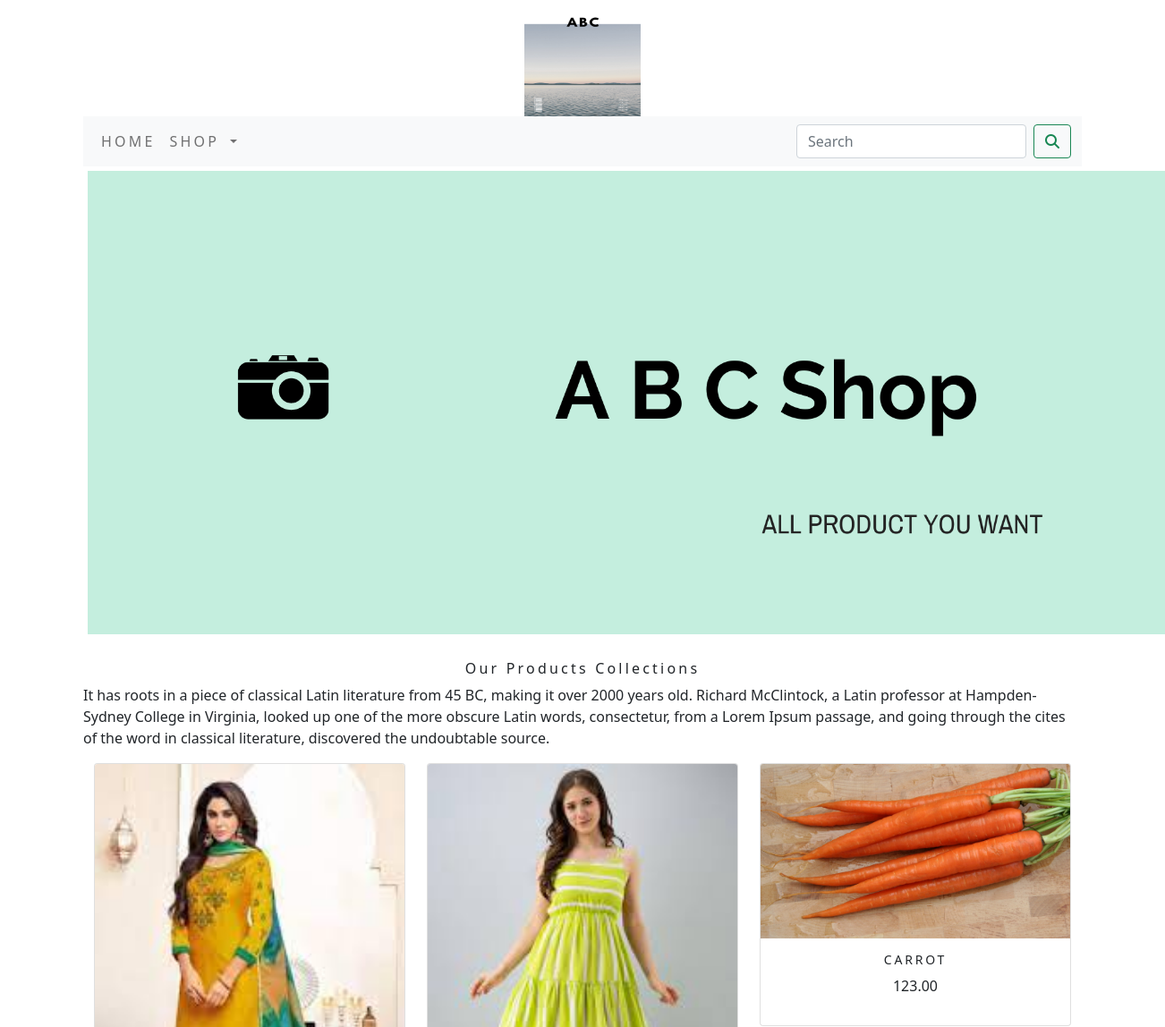
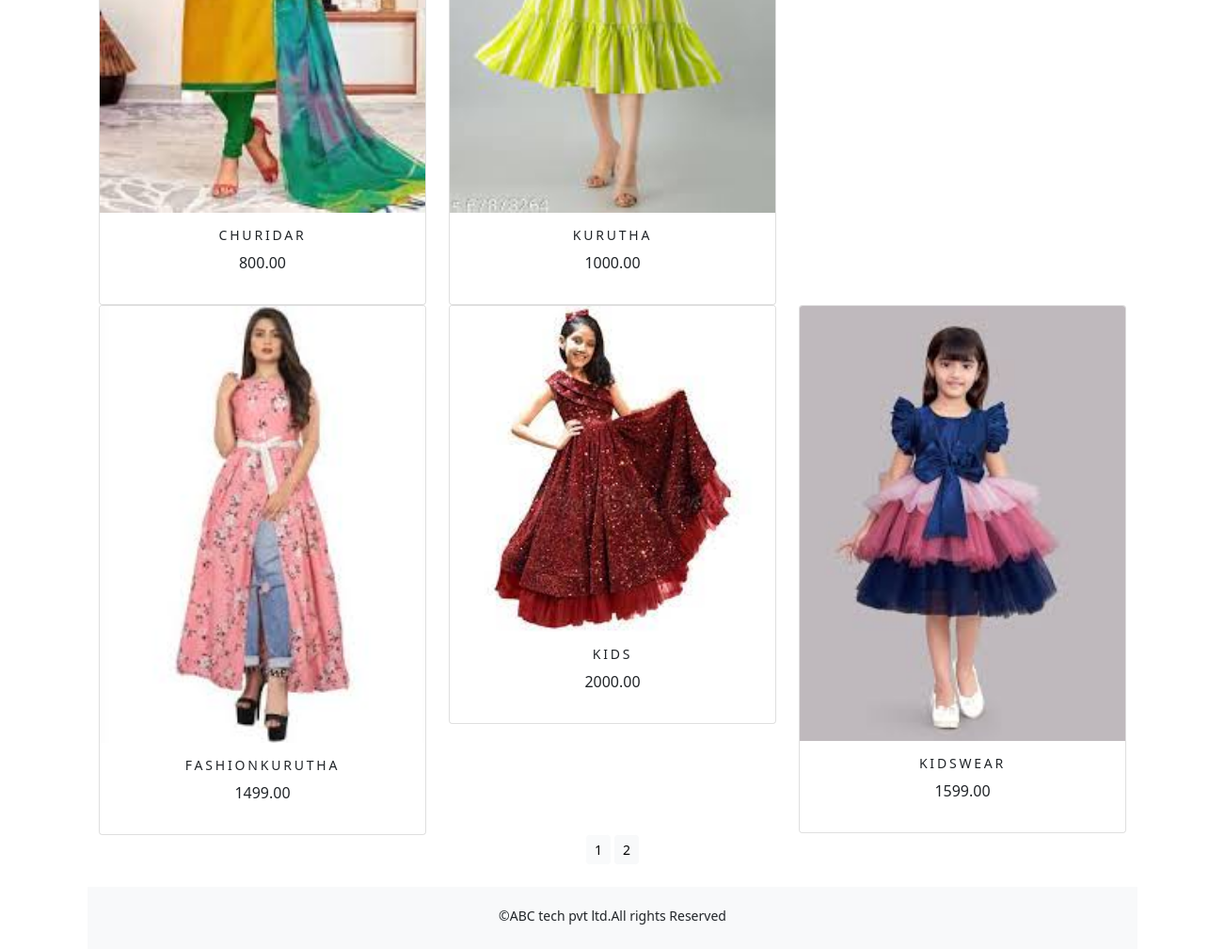
The app's page /shop/ with its own data (2 pictures, top to bottom).
### shop/models.py (models this page shows, shortened)
class Product(models.Model):
    name=models.CharField(max_length=250,unique=True)
    slug = models.SlugField(max_length=250, unique=True)
    description = models.TextField(blank=True)
    price=models.DecimalField(max_digits=10,decimal_places=2)
    category=models.ForeignKey(Category,on_delete=models.CASCADE)
    image=models.ImageField(upload_to='product',blank=True)
    stock=models.IntegerField()
    available=models.BooleanField(default=True)
    created=models.DateTimeField(auto_now_add=True)
    updated=models.DateTimeField(auto_now=True)
    def get_url(self):
        return reverse('shop:prodCatdetail',args=[self.category.slug,self.slug])
    class Meta:
        ordering = ('name',)
        verbose_name = 'product'
        verbose_name_plural = 'products'

### shop/views.py (the view)
# urls.py: path('', views.allProdCat, name='allProdCat'),
def allProdCat(request,c_slug=None):
    c_page=None
    products_list=None
    if c_slug != None:
        c_page=get_object_or_404(Category,slug=c_slug)
        products_list = Product.objects.all().filter(category=c_page,available=True)
    else:
        products_list = Product.objects.all().filter(available=True)
    paginator=Paginator(products_list,6)
    try:
        page=int(request.GET.get('page','1'))
    except:
        page=1
    try:
        products=paginator.page(page)
    except (EmptyPage,InvalidPage):
        products=paginator.page(paginator.num_pages)
    return render(request,"category.html",{'category':c_page,'products':products})

### cart/context_processors.py (called while the page is built)
def counter(request):
    item_count=0
    if 'admin' in request.path:
        return {}
    else:
        try:
            cart=Cart.objects.filter(cart_id=_cart_id(request))
            cart_items=CartItem.objects.all().filter(cart=cart[:1])
            for cart_item in cart_items:
                item_count += cart_item.quantity
        except Cart.DoesNotExist:
            item_count =0
    return dict(item_count=item_count)

### cart/views.py (called while the page is built)
def _cart_id(request):
    cart=request.session.session_key
    if not cart:
        cart=request.session.create()
    return cart

### shop/context_processors.py (called while the page is built)
def menu_links(request):
    links=Category.objects.all()
    return dict(links=links)

### shop/models.py (called while the page is built)
    def get_url(self):
        return reverse('shop:product_by_category',args=[self.slug])

### templates/category.html (shortened to what this page needs)
{% extends 'base.html' %}
{% load static %}
{% block content %}
<div class="mx_auto">
   {% if category %}
       <img class="my_image" src="{{category.image.url}}" alt="{{category.name}}">
</div>
     <br>
<div>
      <h1 class="text-center my_title">{{category.name}}</h1>
      <p class="text-justify">{{category.description}}</p>
</div>
   {% else %}
<div>
    <img class="my_image my_image_padding" src="{% static 'image/banner.png' %}" alt="Our Products" width="1250px;">
</div>
<br>
<div>
   <h1 class="text-center my_title"> Our Products Collections</h1>
   <p class="text-justify">It has roots in a piece of classical Latin literature from 45 BC, making it over 2000 years old. Richard McClintock, a Latin professor at Hampden-Sydney College in Virginia, looked up one of the more obscure Latin words, consectetur, from a Lorem Ipsum passage, and going through the cites of the word in classical literature, discovered the undoubtable source.</p>
</div>
   {% endif %}
<div class="container">
    <div class="row mx_auto">
      {% for product in products.object_list %}
      <div class="my_bottom_margi col-9 col-sm-12 col-md-4 col-lg-4">
          <div class="card text-center" style="min-width:18rem;">
             <a href="{{product.get_url}}"> <img class="card-img-top my_image" src="{{product.image.url}}" alt="{{product.name}}"></a>
         <div class="card-body">
             <h4>{{product.name}}</h4>
             <p>{{product.price}}</p>
         </div>
          </div>
      </div>
      {% endfor %}
</div>
 <div class="mx-auto"
      {% if products.paginator.num_pages > 1 %}
      <br>
     <div class="text-center">
         {% for pg in products.paginator.page_range %}
           <a href="?page={{pg}}" class="btn btn-light btn-sm {% if products.number == pg %} active {% endif %}">{{pg}}</a>
         {% endfor %}
     </div>
     {% endif  %}
     </div>
    <br>
</div>
{% endblock %}

### templates/base.html (shortened to what this page needs)
{% load static %}
<!DOCTYPE html>
<html lang="en">
<head>
    <link rel="stylesheet" href="{% static 'css/custom.css' %}">
    <link href="{% static 'css/bootstrap.min.css' %}" rel="stylesheet">
</head>
<body>
<div class="container">
{% include 'header.html' %}
{% include 'navbar.html' %}
{% block content %}
{% endblock %}
    </div>
{% include 'footer.html' %}
</body>
</html>

### templates/header.html
{% load static %}
<header>
    <center>
        <a href="{%url 'shop:allProdCat' %}"> <img src="{% static 'image/logo.png' %}" alt="logimage" width="130px;" height="130px;" >
    </center>
</header>

### templates/navbar.html (shortened to what this page needs)
<nav class="navbar navbar-expand-lg navbar-light bg-light">
  <div class="container-fluid">
    <div class="collapse navbar-collapse" id="navbarSupportedContent">
      <ul class="navbar-nav me-auto mb-2 mb-lg-0">
        <li class="nav-item">
          <a class="nav-link" href="#">Home</a>
        </li>
        <li class="nav-item dropdown {% if 'shop' in request.path %} active {% endif %}">
          <a class="nav-link dropdown-toggle" href="#" id="navbarDropdown" role="button" data-bs-toggle="dropdown" aria-expanded="false">
            Shop
          </a>
        </li>
      </ul>
      <form class="d-flex" action="{% url 'search_app:SearchResult' %}" method="get">
        <input class="form-control me-2" type="search" placeholder="Search" name="q" aria-label="Search">
        <button class="btn btn-outline-success" type="submit"><i class="fa fa-search"></i></button>
      </form>
    </div>
  </div>
</nav>

### templates/footer.html
<div class ="footer navbar-fixed-bottom  my_footer">
   <p class ="text-center">&copy;ABC tech pvt ltd.All rights Reserved</p>
</div>

### static/css/custom.css (style rules this page uses)
body { font-family: 'Roboto', sans-serif; }
.nav-item { letter-spacing : .2em; font=size :14px; text-transform:uppercase; }
.my_footer { background-color:#f8f9fa; height:66px; }
.my_footer p { padding-top:20px; font-size:14px; }
.my_image { width=100%; height:auto; }
.my_title { font-size:16px; text_transform:uppercase; letter-spacing:.2em; }
.my_image_padding { padding:5px; }
.card-body h4 { font-size:14px; text-transform:uppercase; letter-spacing:.2em; }

### records on screen
Product: image (picture), name "CHURIDAR", price "800.00"
Product: image (picture), name "KURUTHA", price "1000.00"
Product: image (picture), name "CARROT", price "123.00"
Product: image (picture), name "FASHIONKURUTHA", price "1499.00"
Product: image (picture), name "KIDS", price "2000.00"
Product: image (picture), name "KIDSWEAR", price "1599.00"

### other values on screen
{{ pg }} "1" "2"
